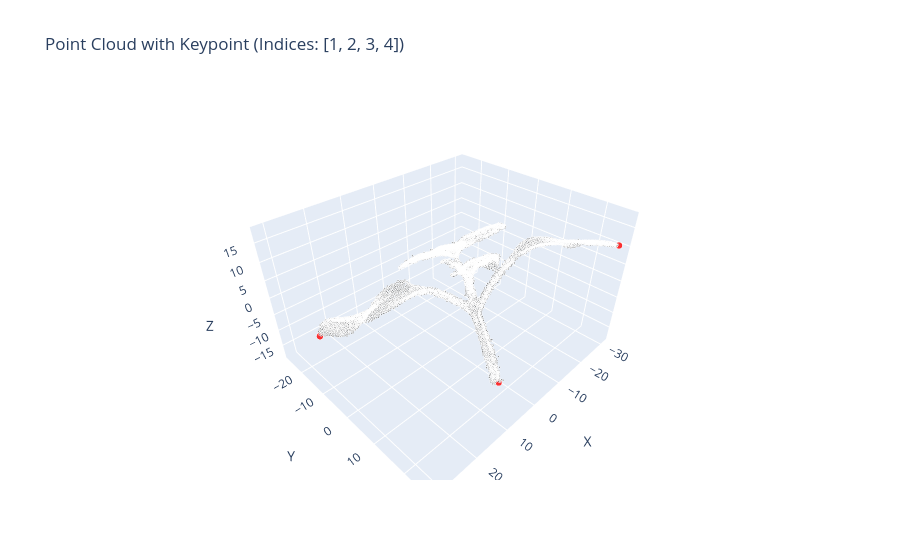

The notebook cell saved with this chart:
### Code cell
plot_interactive_with_keypoint(points, keypoint_indices=[1,2,3,4])

### Figure 1 — Plotly figure (JSON) as saved in the notebook; plotly's stock layout.template omitted (floating-point values rounded to 4 significant figures; data arrays with more than 128 entries replaced by an {"elided": "..."} marker saying what was removed)
{"data": [{"hovertemplate": "Index: %{text}<br>X: %{x}<br>Y: %{y}<br>Z: %{z}<extra></extra>", "marker": {"color": {"elided": "10000 str values"}, "opacity": 0.8, "size": {"elided": "10000 int values"}}, "mode": "markers", "text": {"elided": "10000 str values"}, "type": "scatter3d", "x": {"elided": "10000 float values"}, "y": {"elided": "10000 float values"}, "z": {"elided": "10000 float values"}}], "layout": {"scene": {"xaxis": {"title": {"text": "X"}}, "yaxis": {"title": {"text": "Y"}}, "zaxis": {"title": {"text": "Z"}}}, "title": {"text": "Point Cloud with Keypoint (Indices: [1, 2, 3, 4])"}}}
